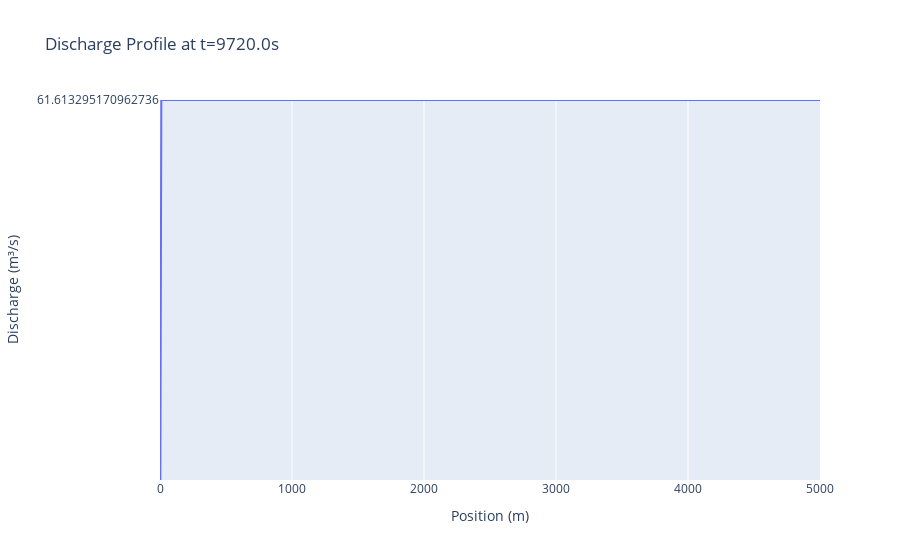

This figure's notebook cell:
### Code cell
# Plot
plotter_tc1.plot_final_solution(show=True)
plotter_tc1.plot_inflow_history(show=False)
plotter_tc1.plot_saved_time(figsize=(10, 4))
print()

### Figure 1 — Plotly figure (JSON) as saved in the notebook; plotly's stock layout.template omitted (floating-point values rounded to 4 significant figures; data arrays with more than 128 entries replaced by an {"elided": "..."} marker saying what was removed)
{"data": [{"hovertemplate": "Position (m)=%{x}<br>Discharge (m³/s)=%{y}<extra></extra>", "legendgroup": "", "line": {"color": "#636efa", "dash": "solid"}, "marker": {"symbol": "circle"}, "mode": "lines", "name": "", "orientation": "v", "showlegend": false, "type": "scatter", "x": {"elided": "1000 float values"}, "xaxis": "x", "y": {"elided": "1000 float values"}, "yaxis": "y"}], "layout": {"legend": {"tracegroupgap": 0}, "title": {"text": "Discharge Profile at t=9720.0s"}, "xaxis": {"anchor": "y", "domain": [0, 1], "title": {"text": "Position (m)"}}, "yaxis": {"anchor": "x", "domain": [0, 1], "title": {"text": "Discharge (m³/s)"}}}}
